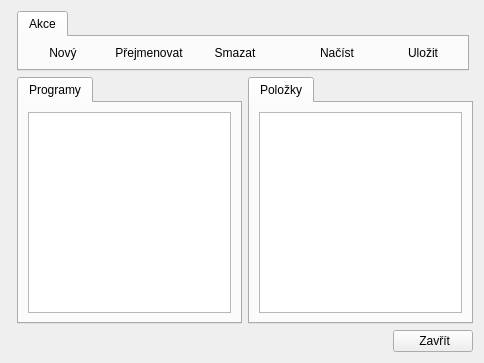
<?xml version="1.0" encoding="UTF-8"?>
<ui version="4.0">
 <class>PlaylistsDialog</class>
 <widget class="QDialog" name="PlaylistsDialog">
  <property name="windowModality">
   <enum>Qt::ApplicationModal</enum>
  </property>
  <property name="geometry">
   <rect>
    <x>0</x>
    <y>0</y>
    <width>484</width>
    <height>363</height>
   </rect>
  </property>
  <property name="windowTitle">
   <string>Programy</string>
  </property>
  <property name="windowIcon">
   <iconset resource="../../res/resources.qrc">
    <normaloff>:/icons/16/Timeline_16px.png</normaloff>:/icons/16/Timeline_16px.png</iconset>
  </property>
  <layout class="QGridLayout" name="gridLayout">
   <item row="1" column="1" colspan="2">
    <layout class="QHBoxLayout" name="horizontalLayout_3">
     <item>
      <widget class="QTabWidget" name="twItems_2">
       <property name="sizePolicy">
        <sizepolicy hsizetype="Preferred" vsizetype="Preferred">
         <horstretch>0</horstretch>
         <verstretch>0</verstretch>
        </sizepolicy>
       </property>
       <property name="focusPolicy">
        <enum>Qt::NoFocus</enum>
       </property>
       <property name="currentIndex">
        <number>0</number>
       </property>
       <property name="usesScrollButtons">
        <bool>false</bool>
       </property>
       <widget class="QWidget" name="tab_5">
        <attribute name="icon">
         <iconset resource="../../res/resources.qrc">
          <normaloff>:/icons/16/Settings_16px.png</normaloff>:/icons/16/Settings_16px.png</iconset>
        </attribute>
        <attribute name="title">
         <string>Akce</string>
        </attribute>
        <layout class="QHBoxLayout" name="horizontalLayout_2">
         <property name="leftMargin">
          <number>4</number>
         </property>
         <property name="topMargin">
          <number>4</number>
         </property>
         <property name="rightMargin">
          <number>4</number>
         </property>
         <property name="bottomMargin">
          <number>4</number>
         </property>
         <item>
          <widget class="QPushButton" name="btnNew">
           <property name="text">
            <string>Nový</string>
           </property>
           <property name="icon">
            <iconset resource="../../res/resources.qrc">
             <normaloff>:/icons/16/Plus_16px.png</normaloff>:/icons/16/Plus_16px.png</iconset>
           </property>
           <property name="flat">
            <bool>true</bool>
           </property>
          </widget>
         </item>
         <item>
          <widget class="QPushButton" name="btnRename">
           <property name="text">
            <string>Přejmenovat</string>
           </property>
           <property name="icon">
            <iconset resource="../../res/resources.qrc">
             <normaloff>:/icons/16/Edit_16px.png</normaloff>:/icons/16/Edit_16px.png</iconset>
           </property>
           <property name="flat">
            <bool>true</bool>
           </property>
          </widget>
         </item>
         <item>
          <widget class="QPushButton" name="btnDelete">
           <property name="text">
            <string>Smazat</string>
           </property>
           <property name="icon">
            <iconset resource="../../res/resources.qrc">
             <normaloff>:/icons/16/Trash Can_16px.png</normaloff>:/icons/16/Trash Can_16px.png</iconset>
           </property>
           <property name="flat">
            <bool>true</bool>
           </property>
          </widget>
         </item>
         <item>
          <spacer name="horizontalSpacer_3">
           <property name="orientation">
            <enum>Qt::Horizontal</enum>
           </property>
           <property name="sizeType">
            <enum>QSizePolicy::Fixed</enum>
           </property>
           <property name="sizeHint" stdset="0">
            <size>
             <width>16</width>
             <height>20</height>
            </size>
           </property>
          </spacer>
         </item>
         <item>
          <widget class="QPushButton" name="btnLoad">
           <property name="text">
            <string>Načíst</string>
           </property>
           <property name="icon">
            <iconset resource="../../res/resources.qrc">
             <normaloff>:/icons/16/Open_16px.png</normaloff>:/icons/16/Open_16px.png</iconset>
           </property>
           <property name="flat">
            <bool>true</bool>
           </property>
          </widget>
         </item>
         <item>
          <widget class="QPushButton" name="btnSave">
           <property name="text">
            <string>Uložit</string>
           </property>
           <property name="icon">
            <iconset resource="../../res/resources.qrc">
             <normaloff>:/icons/16/Save_16px.png</normaloff>:/icons/16/Save_16px.png</iconset>
           </property>
           <property name="flat">
            <bool>true</bool>
           </property>
          </widget>
         </item>
        </layout>
       </widget>
      </widget>
     </item>
     <item>
      <spacer name="horizontalSpacer_4">
       <property name="orientation">
        <enum>Qt::Horizontal</enum>
       </property>
       <property name="sizeHint" stdset="0">
        <size>
         <width>40</width>
         <height>20</height>
        </size>
       </property>
      </spacer>
     </item>
    </layout>
   </item>
   <item row="2" column="2">
    <widget class="QTabWidget" name="twItems">
     <property name="sizePolicy">
      <sizepolicy hsizetype="Expanding" vsizetype="Expanding">
       <horstretch>0</horstretch>
       <verstretch>0</verstretch>
      </sizepolicy>
     </property>
     <property name="focusPolicy">
      <enum>Qt::NoFocus</enum>
     </property>
     <property name="currentIndex">
      <number>0</number>
     </property>
     <property name="usesScrollButtons">
      <bool>false</bool>
     </property>
     <widget class="QWidget" name="tab_4">
      <attribute name="icon">
       <iconset resource="../../res/resources.qrc">
        <normaloff>:/icons/16/Database_16px.png</normaloff>:/icons/16/Database_16px.png</iconset>
      </attribute>
      <attribute name="title">
       <string>Položky</string>
      </attribute>
      <layout class="QGridLayout" name="gridLayout_4">
       <item row="0" column="0">
        <widget class="QListView" name="lstItems">
         <property name="horizontalScrollBarPolicy">
          <enum>Qt::ScrollBarAlwaysOff</enum>
         </property>
         <property name="alternatingRowColors">
          <bool>true</bool>
         </property>
         <property name="selectionMode">
          <enum>QAbstractItemView::NoSelection</enum>
         </property>
         <property name="uniformItemSizes">
          <bool>true</bool>
         </property>
        </widget>
       </item>
      </layout>
     </widget>
    </widget>
   </item>
   <item row="2" column="1">
    <widget class="QTabWidget" name="twPlaylists">
     <property name="sizePolicy">
      <sizepolicy hsizetype="Expanding" vsizetype="Expanding">
       <horstretch>0</horstretch>
       <verstretch>0</verstretch>
      </sizepolicy>
     </property>
     <property name="focusPolicy">
      <enum>Qt::NoFocus</enum>
     </property>
     <property name="currentIndex">
      <number>0</number>
     </property>
     <property name="usesScrollButtons">
      <bool>false</bool>
     </property>
     <widget class="QWidget" name="tab_2">
      <attribute name="icon">
       <iconset resource="../../res/resources.qrc">
        <normaloff>:/icons/16/Timeline_16px.png</normaloff>:/icons/16/Timeline_16px.png</iconset>
      </attribute>
      <attribute name="title">
       <string>Programy</string>
      </attribute>
      <layout class="QVBoxLayout" name="verticalLayout">
       <item>
        <widget class="QListWidget" name="lstPlaylists">
         <property name="horizontalScrollBarPolicy">
          <enum>Qt::ScrollBarAlwaysOff</enum>
         </property>
         <property name="editTriggers">
          <set>QAbstractItemView::EditKeyPressed|QAbstractItemView::SelectedClicked</set>
         </property>
         <property name="alternatingRowColors">
          <bool>true</bool>
         </property>
         <property name="uniformItemSizes">
          <bool>true</bool>
         </property>
        </widget>
       </item>
      </layout>
     </widget>
    </widget>
   </item>
   <item row="3" column="0" colspan="3">
    <layout class="QHBoxLayout" name="horizontalLayout">
     <item>
      <spacer name="horizontalSpacer">
       <property name="orientation">
        <enum>Qt::Horizontal</enum>
       </property>
       <property name="sizeHint" stdset="0">
        <size>
         <width>40</width>
         <height>20</height>
        </size>
       </property>
      </spacer>
     </item>
     <item>
      <widget class="QPushButton" name="btnClose">
       <property name="text">
        <string> Zavřít</string>
       </property>
       <property name="icon">
        <iconset resource="../../res/resources.qrc">
         <normaloff>:/icons/16/Checkmark_16px.png</normaloff>:/icons/16/Checkmark_16px.png</iconset>
       </property>
       <property name="autoDefault">
        <bool>false</bool>
       </property>
      </widget>
     </item>
    </layout>
   </item>
  </layout>
 </widget>
 <resources>
  <include location="../../res/resources.qrc"/>
 </resources>
 <connections/>
</ui>
